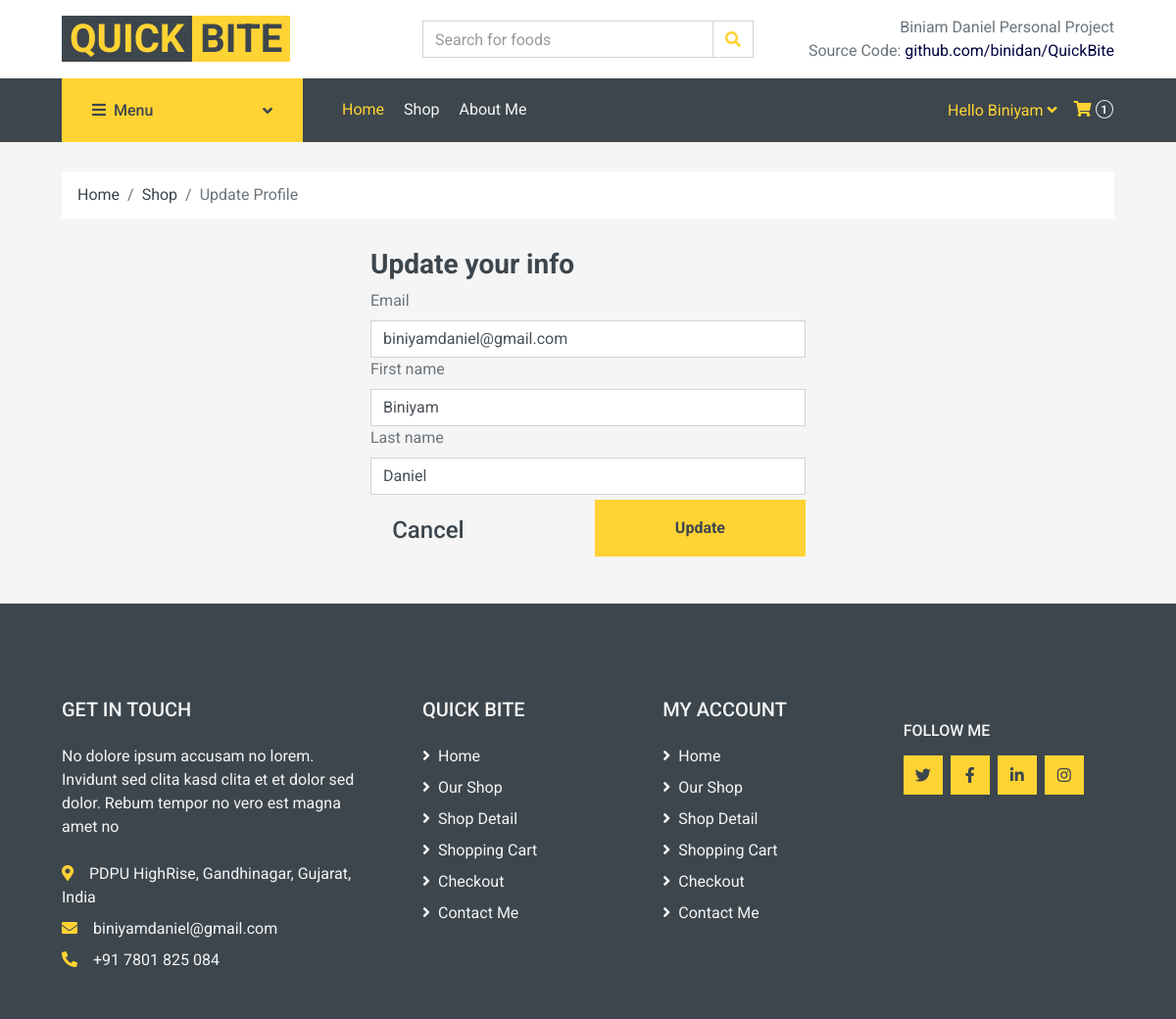
Screenshot of /update-user/ (signed in) with the database file from the repository.
### base/models.py (models this page shows, shortened)
class Customer(AbstractUser):
    def get_default_id():
        return "cmr-"+str(uuid.uuid4())
    id = models.CharField(max_length=150, primary_key=True, default=get_default_id, editable=False)
    email = models.EmailField(unique=True)
    first_name = models.CharField(max_length=50)
    last_name = models.CharField(max_length=50, null=True)
    birth_date = models.DateField(null=True)
    created = models.DateTimeField(auto_now_add=True)
    updated = models.DateTimeField(auto_now=True)
    USERNAME_FIELD = 'email'
    REQUIRED_FIELDS = ['username']
    def __str__(self):
        return self.first_name

class Order(models.Model):
    def get_default_id():
        return "ord-"+str(uuid.uuid4())
    customer = models.ForeignKey(Customer, on_delete=models.SET_NULL, null=True)
    address = models.ForeignKey(Address, on_delete=models.SET_NULL, null=True)
    id = models.CharField(max_length=36, primary_key=True, default=get_default_id, editable=False)
    date = models.DateTimeField(auto_now_add=True)
    complete = models.BooleanField(default=False)
    delivered = models.BooleanField(default=False)

### base/views.py (the view)
# urls.py: path('update-user/', views.updateUser, name="update-user"),
@login_required(login_url='login')
def updateUser(request):
    user = request.user
    form = UpdateForm(instance=user)
    if request.method == 'POST':
        form = UpdateForm(request.POST, request.FILES, instance=user)
        if form.is_valid():
            form.save()
            messages.success(request, 'Profile is updated successfully!')
            return redirect('home')
    return render(request, 'base/update_user_new.html', {'form':form})

### base/forms.py
class UpdateForm(ModelForm):
    class Meta:
        model = Customer
        fields = ['email', 'first_name', 'last_name']
    def __init__(self, *args, **kwargs):
        super(UpdateForm, self).__init__(*args, **kwargs)
        for field in self.fields.values():
            field.widget.attrs['class'] = 'form-control'

### base/context_processors.py (called while the page is built)
def categories_processor(request):
    order_f = None
    if request.user.is_authenticated:
        customer = request.user
        try:
            order_f = Order.objects.get(customer=customer, complete=False)
        except Order.DoesNotExist:
            pass
    categories = Category.objects.filter(parent=None)
    return {
            'categories': categories,
            'order_f':order_f
            }

### base/models.py (called while the page is built)
    def __str__(self):
        full_path = [self.title]
        k = self.parent
        while k is not None:
            full_path.append(k.title)
            k = k.parent
        return ' -> '.join(full_path[::-1])

### base/templates/base/update_user_new.html (shortened to what this page needs)
{% extends 'main_new.html' %}
{% load static %}
{% block content %}
    <div class="container-fluid">
        <div class="row px-xl-5">
            <div class="col-12">
                <nav class="breadcrumb bg-light mb-30">
                    <a class="breadcrumb-item text-dark" href="{% url 'home' %}">Home</a>
                    <a class="breadcrumb-item text-dark" href="{% url 'shop' %}">Shop</a>
                    <span class="breadcrumb-item active">Update Profile</span>
                </nav>
            </div>
        </div>
    </div>
<main class="auth__layout">
  <div class="container">
    <div class="layout__box">
      <div class="layout__body" style="width: 40%; margin-left: 30%;">
        <h3 class="auth__tagline">Update your info</h3>
        <form class="form" method="POST" action="{% url 'update-user' %}">
          {% for field in form %}
          <div class="form__group form__group">
            <label for="room_name">{{field.label}}</label>
            {{field}}
          </div>
          {% endfor %}
          <div class="d-flex">
            <a style="color: rgb(4, 4, 31); margin-top: 5%; margin-left: 5%;" href="{% url 'home' %}" class="btn__signin"><h4>Cancel</h4></a>
          <button class="btn btn--main btn btn-block btn-primary font-weight-bold py-3" type="submit" style="width: 50%; margin-top: 5px; margin-left: 30%;">
                Update
          </button>
          </div>
        </form>
      </div>
    </div>
  </div>
</main>
{% endblock content %}

### templates/navbar_new.html (shortened to what this page needs)
    {% load static %}
    <div class="container-fluid">
        <div class="row align-items-center bg-light py-3 px-xl-5 d-none d-lg-flex">
            <div class="col-lg-4">
                <a href="" class="text-decoration-none">
                    <span class="h1 text-uppercase text-primary bg-dark px-2">Quick</span>
                    <span class="h1 text-uppercase text-dark bg-primary px-2 ml-n1">Bite</span>
                </a>
            </div>
            <div class="col-lg-4 col-6 text-left">
                <form method="GET" action="{% url 'shop' %}">
                    <div class="input-group">
                        <input name="q" type="text" class="form-control" placeholder="Search for foods">
                        <div class="input-group-append">
                            <span class="input-group-text bg-transparent text-primary">
                                <i class="fa fa-search"></i>
                            </span>
                        </div>
                    </div>
                </form>
            </div>
            <div class="col-lg-4 col-6 text-right">
                <p class="m-0">Biniam Daniel Personal Project</p>
                <p class="m-0">Source Code: <a style="color: rgb(1, 1, 63);" target="_blank" href="https://github.com/binidan/QuickBite">github.com/binidan/QuickBite</a></p>
            </div>
        </div>
    </div>
    <div class="container-fluid bg-dark mb-30">
        <div class="row px-xl-5">
            <div class="col-lg-3 d-none d-lg-block">
                <a class="btn d-flex align-items-center justify-content-between bg-primary w-100" data-toggle="collapse" href="#navbar-vertical" style="height: 65px; padding: 0 30px;">
                    <h6 class="text-dark m-0"><i class="fa fa-bars mr-2"></i>Menu</h6>
                    <i class="fa fa-angle-down text-dark"></i>
                </a>
            </div>
            <div class="col-lg-9">
                <nav class="navbar navbar-expand-lg bg-dark navbar-dark py-3 py-lg-0 px-0">
                    <div class="collapse navbar-collapse justify-content-between" id="navbarCollapse">
                        <div class="navbar-nav mr-auto py-0">
                            <a href="{% url 'home' %}" class="nav-item nav-link active">Home</a>
                            <a href="{% url 'shop' %}" class="nav-item nav-link">Shop</a>
                            <a href="{% url 'about' %}" class="nav-item nav-link">About Me</a>
                        </div>
                        <div class="navbar-nav ml-auto py-0 d-none d-lg-block ">
                            {% if request.user.is_authenticated %}
                            <div class="d-flex align-items-center">
                                <div class="nav-item dropdown">
                                    <a href="#" class="dropdown-toggle" data-toggle="dropdown">Hello {{request.user.first_name}} <i class="fa fa-angle-down mt-1"></i></a>
                                </div>
                                <a href="{% url 'cart' %}" class="btn px-0 ml-3">
                                    <i class="fas fa-shopping-cart text-primary"></i>
                                    <span id="order-count" class="badge text-secondary border border-secondary rounded-circle" style="padding-bottom: 2px;">{{order_f.item_set.all.count}}</span>
                                </a>
                            </div>
                            {% else %}
                            <a href="{% url 'login' %}" class="btn px-0">
                                <i class="fas  text-primary">Sign In</i>
                            </a>
                            {% endif %}
                        </div>
                    </div>
                </nav>
            </div>
        </div>
    </div>

### templates/main_new.html (style rules this page uses)
html { scroll-behavior:smooth }

### rows the page displays
Customer: user.first_name "Biniyam", form "biniyamdaniel@gmail.com" "Biniyam" "Daniel"
Order: item_set.all.count "1"

### other values shown
{{ field.label }} "Email" "First name" "Last name"
